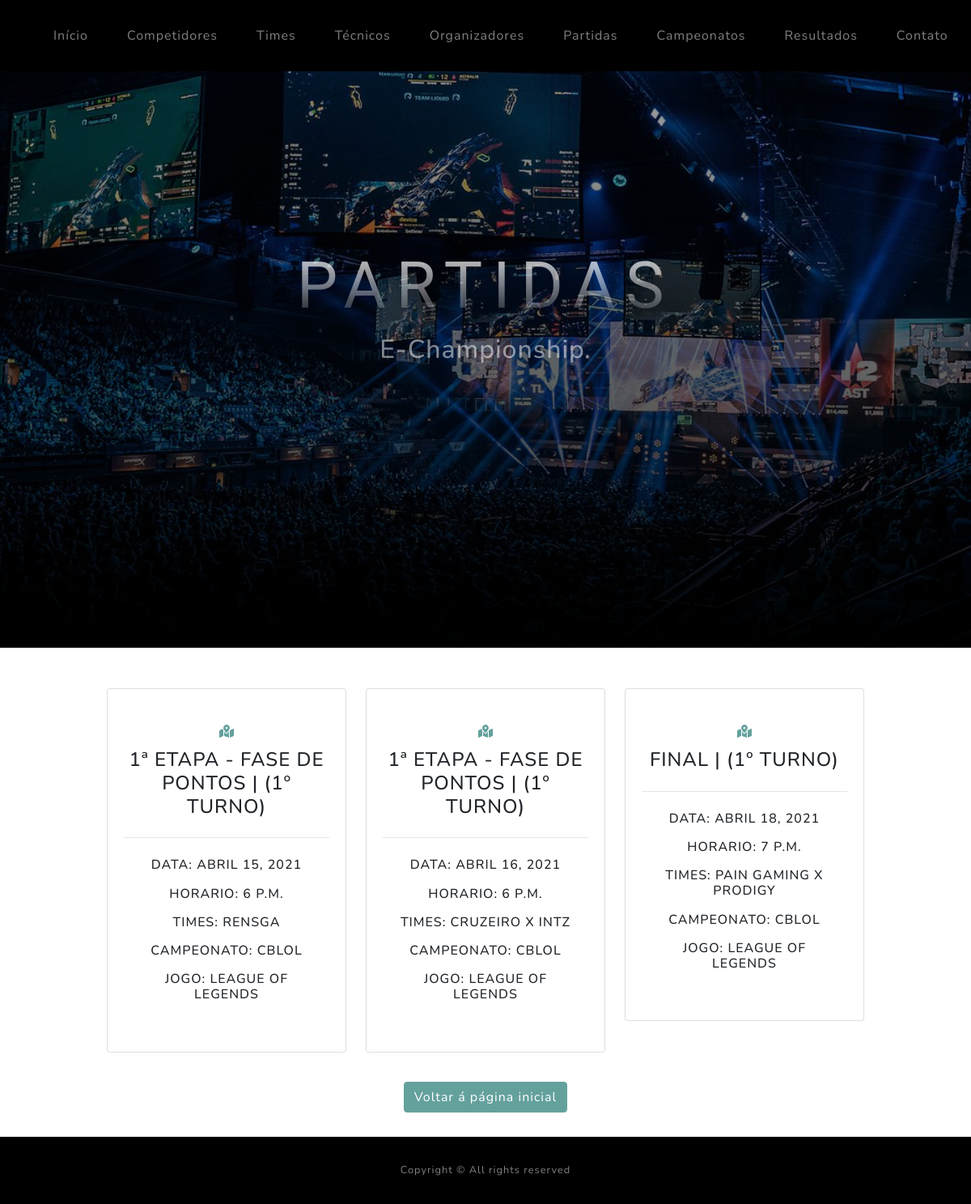
The app's page /partidas/ with its own data.
### aplic/models.py (models this page shows, shortened)
class Partida(models.Model):
    nome = models.CharField(_('Nome'), max_length=100)
    data = models.DateField(_('Data'))
    horario = models.TimeField(_('Horário'))
    time = models.ManyToManyField(Time, max_length=50)
    campeonato = models.ForeignKey(Campeonato, on_delete=models.CASCADE)
    jogo = models.ForeignKey(Jogo, on_delete=models.CASCADE)
    class Meta:
        verbose_name = _("Partida")
        verbose_name_plural = _("Partidas")

class Campeonato(models.Model):
    nome = models.CharField(_('Nome'), max_length=100)
    dataInicio = models.DateField(_('Data de Início'))
    dataTermino = models.DateField(_('Data de Término'))
    regras = models.TextField(_('Regras'))
    premiacao = models.TextField(_('Premiação'))
    organizador = models.ForeignKey(Organizador, on_delete=models.CASCADE)
    jogo = models.ForeignKey(Jogo, on_delete=models.CASCADE)
    foto = StdImageField(_('Foto'), null=True, blank=True, upload_to=get_file_path, variations={'thumb': {'width': 480,
                                                                                                       'height': 331,
                                                                                                       'crop': True}})
    class Meta:
        verbose_name = _("Campeonato")
        verbose_name_plural = _("Campeonatos")
    def __str__(self):
        return self.nome

class Jogo(models.Model):
    OPCOES = (
        ('MOBA', _('MOBA')),
        ('FPS', _('FPS')),
        ('Battle Royale', _('Battle Royale')),
        ('Esporte', _('Esporte')),
    )
    OPCOES1 = (
        ("RIOT", _("RIOT GAMES")),
        ("GARENA", _("GARENA")),
        ("VALVE", _("VALVE")),
        ("EPIC GAMES", _("EPIC GAMES")),
        ("EA SPORTS", _("EASPORTS")),
        ("PUBG CORPORATION", _("PUBG CORPORATION")),
    )
    nome = models.CharField(_("Nome"), max_length=100)
    categoria = models.CharField(_('Categoria'), choices = OPCOES, max_length=30)
    desenvolvedor = models.CharField(_('Desenvolvedor'), choices= OPCOES1, max_length=30)
    class Meta:
        verbose_name = _("Jogo")
        verbose_name_plural = _("Jogos")
    def __str__(self):
        return self.nome

### aplic/views.py (the view)
# urls.py: path('partidas/', PartidasView.as_view(), name = 'partidas'),
class PartidasView(TemplateView):
    template_name = 'partidas.html'
    def get_context_data(self, **kwargs):
        context = super(PartidasView, self).get_context_data(**kwargs)
        context['partida'] = Partida.objects.order_by('campeonato').all()
        return context

### aplic/models.py (called while the page is built)
    def __str__(self):
        return self.nome

### aplic/templates/partidas.html
{%load static %}
{% load i18n %}
<!DOCTYPE html>
<html lang="{{ lang }}">
    {% include 'header.html' %}
    <body id="page-top">
    <header class="masthead" id="header">
        <div class="container d-flex h-100 align-items-center">
            <div class="mx-auto text-center">
                <h1 class="mx-auto my-0 text-uppercase">Partidas</h1>
                <h2 class="text-white-50 mx-auto mt-2 mb-5">E-Championship.</h2>
            </div>
        </div>
    </header>
    <div class="meio">
        <div class="row">
            {% for partida in partida %}
            <div class="col-md-4 mb-3 mb-md-3" id="meio">
                <div class="card py-4 h-30">
                    <div class="card-body text-center">
                        <i class="fas fa-map-marked-alt text-primary mb-2"></i>
                        <h4 class="text-uppercase m-0">{{ partida.nome }}</h4>
                        <hr class="my-4"/>
                        <h6 class="text-uppercase m-0">Data: {{partida.data}}</h6>
                        <h6 class="text-uppercase m-3">Horario: {{partida.horario}}</h6>
                        <h6 class="text-uppercase m-3">Times: {% for time in partida.time.all|join:' X ' %}{{ time }}{% endfor %}</h6>
                        <h6 class="text-uppercase m-3">Campeonato: {{partida.campeonato}}</h6>
                        <h6 class="text-uppercase m-3">Jogo: {{partida.jogo}}</h6>
                    </div>
                </div>
            </div>
            {% endfor %}
        </div>
    </div>
    <div class = 'inicio'>
        <center><a class="btn btn-primary js-scroll-trigger" href="/">Voltar á página inicial</a></center>
    </div>
    {% include 'footer.html' %}
    </body>
</html>

### aplic/templates/header.html (shortened to what this page needs)
{% load static %}
{% load i18n %}
<html lang="{{ lang }}">
<head>
        <link rel="stylesheet" href="{% static 'css/estilo.css' %}"/>
    </head>
    <body id="page-top">
        <nav class="navbar navbar-expand-lg navbar-light fixed-top" id="mainNav">
            <div class="container">
                <div class="collapse navbar-collapse" id="navbarResponsive">
                    <ul class="navbar-nav ml-auto" style="padding:0;">
                        <li class="nav-item"><a class="nav-link js-scroll-trigger" href="/">{% trans 'Início' %}</a></li>
                        <li class="nav-item"><a class="nav-link js-scroll-trigger" href="/competidores">{% trans 'Competidores' %}</a></li>
                        <li class="nav-item"><a class="nav-link js-scroll-trigger" href="/times">{% trans 'Times' %}</a></li>
                        <li class="nav-item"><a class="nav-link js-scroll-trigger" href="/tecnicos">{% trans 'Técnicos' %}</a></li>
                        <li class="nav-item"><a class="nav-link js-scroll-trigger" href="/organizadores">{% trans 'Organizadores' %}</a></li>
                        <li class="nav-item"><a class="nav-link js-scroll-trigger" href="/partidas">{% trans 'Partidas' %}</a></li>
                        <li class="nav-item"><a class="nav-link js-scroll-trigger" href="/campeonatos">{% trans 'Campeonatos' %}</a></li>
                        <li class="nav-item"><a class="nav-link js-scroll-trigger" href="/resultados">{% trans 'Resultados' %}</a></li>
                        <li class="nav-item"><a class="nav-link js-scroll-trigger" href="/contato">{% trans 'Contato' %}</a></li>
                    </ul>
                </div>
            </div>
        </nav>

### aplic/templates/footer.html (shortened to what this page needs)
{% load static %}
   <footer class="footer bg-black small text-center text-white-50">
        <div class="container">Copyright © All rights reserved</div>
    </footer>
    </body>

### records on screen
Partida: nome "1ª ETAPA - FASE DE PONTOS | (1º TURNO)", data "ABRIL 15, 2021", horario "6 P.M.", time "R" "E" "N" "S" "G" "A", campeonato "CBLOL", jogo "LEAGUE OF LEGENDS"
Partida: nome "1ª ETAPA - FASE DE PONTOS | (1º TURNO)", data "ABRIL 16, 2021", horario "6 P.M.", time "C" "R" "U" "Z" "E" "I" "R" "O" "X" "I" "N" "T" "Z", campeonato "CBLOL", jogo "LEAGUE OF LEGENDS"
Partida: nome "FINAL | (1º TURNO)", data "ABRIL 18, 2021", horario "7 P.M.", time "P" "A" "I" "N" "G" "A" "M" "I" "N" "G" "X" "P" "R" "O" "D" "I" "G" "Y", campeonato "CBLOL", jogo "LEAGUE OF LEGENDS"
